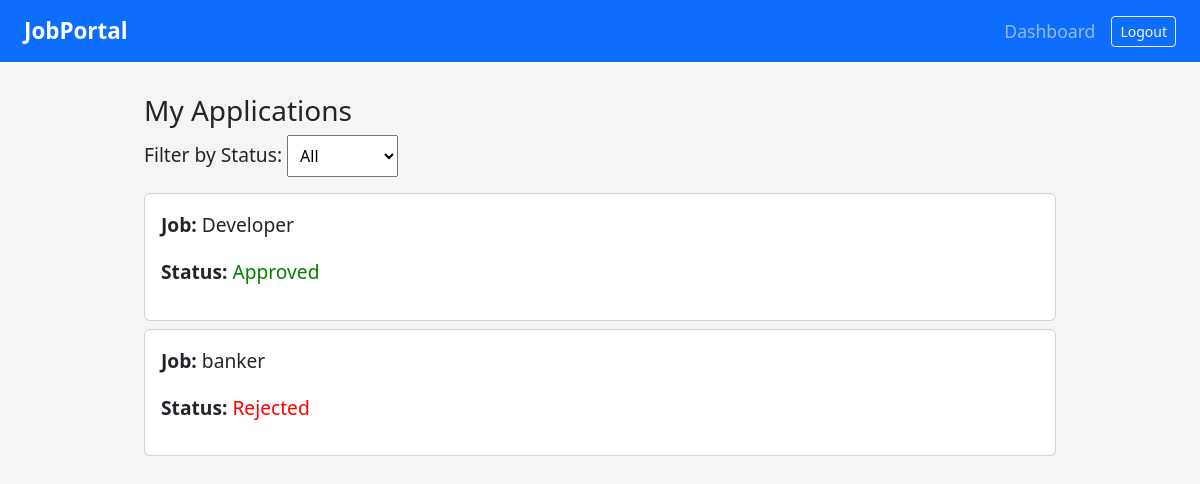
/jobs/my-applications/ (signed in), run on an earlier commit of the app's database.
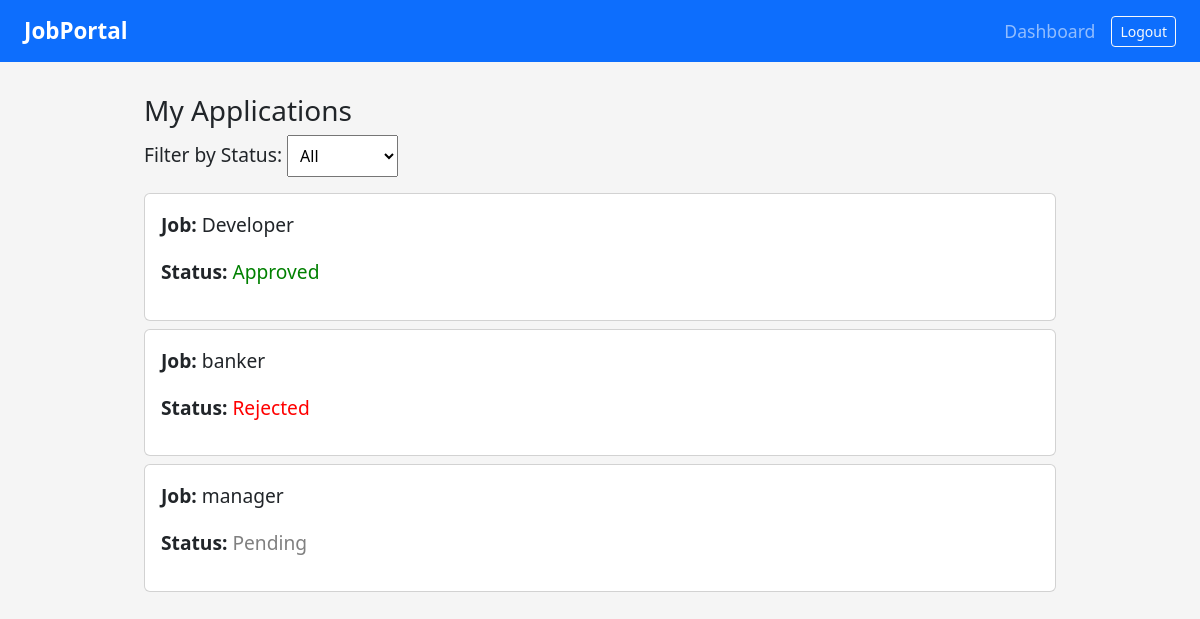
And on a later commit of the database.
### jobs/models.py (models this page shows, shortened)
class Application(models.Model):
    STATUS_CHOICES = [
        ('pending', 'Pending'),
        ('approved', 'Approved'),
        ('rejected', 'Rejected'),
    ]
    job = models.ForeignKey(Job, on_delete=models.CASCADE)
    applicant = models.ForeignKey(settings.AUTH_USER_MODEL, on_delete=models.CASCADE)
    resume = models.FileField(upload_to='resumes/')
    cover_letter = models.TextField()
    applied_at = models.DateTimeField(auto_now_add=True)
    status = models.CharField(max_length=10, choices=STATUS_CHOICES, default='pending')

class Job(models.Model):
    title = models.CharField(max_length=100)
    company_name = models.CharField(max_length=100)
    location = models.CharField(max_length=100)
    description = models.TextField()
    posted_by = models.ForeignKey(settings.AUTH_USER_MODEL, on_delete=models.CASCADE)
    created_at = models.DateTimeField(auto_now_add=True)

### jobs/views.py (the view)
# urls.py: path('my-applications/', views.my_applications, name='my_applications'),
@login_required
def my_applications(request):
    if request.user.role != 'applicant':
        return redirect('dashboard')
    status_filter = request.GET.get('status')
    applications = Application.objects.filter(applicant=request.user)
    if status_filter in ['pending', 'approved', 'rejected']:
        applications = applications.filter(status=status_filter)
    return render(request, 'jobs/my_applications.html', {
        'applications': applications,
        'status_filter': status_filter,
    })

### templates/jobs/my_applications.html (shortened to what this page needs)
{% extends 'base.html' %}
{% block content %}
<div class="container">
  <h3>My Applications</h3>
  <form method="get" class="mb-3">
    <label for="status">Filter by Status:</label>
    <select name="status" id="status" onchange="this.form.submit()">
      <option value="">All</option>
    </select>
  </form>
  {% for app in applications %}
    <div class="card my-2 p-3">
      <p><strong>Job:</strong> {{ app.job.title }}</p>
      <p><strong>Status:</strong>
        <span style="color: {% if app.status == 'approved' %}green{% elif app.status == 'rejected' %}red{% else %}gray{% endif %};">
          {{ app.get_status_display }}
        </span>
      </p>
    </div>
  {% empty %}
    <p>No applications found.</p>
  {% endfor %}
</div>
{% endblock %}

### templates/base.html (shortened to what this page needs)
{% load static %}
<!DOCTYPE html>
<html lang="en">
<head>
    <link href="https://cdn.jsdelivr.net/npm/bootstrap@5.3.0/dist/css/bootstrap.min.css" rel="stylesheet">
    <link href="{% static 'css/style.css' %}" rel="stylesheet">
</head>
<body>
    <nav class="navbar navbar-expand-lg navbar-dark bg-primary sticky-top px-4">
        <a class="navbar-brand" href="{% url 'dashboard' %}">JobPortal</a>
        <div class="collapse navbar-collapse" id="navbarNav">
            <ul class="navbar-nav ms-auto align-items-center">
                {% if user.is_authenticated %}
                    <li class="nav-item">
                        <a class="nav-link" href="{% url 'dashboard' %}">Dashboard</a>
                    </li>
                    <li class="nav-item">
                        <form method="POST" action="{% url 'logout' %}" class="d-inline">
                            <button type="submit" class="btn btn-sm btn-outline-light ms-2">Logout</button>
                        </form>
                    </li>
                {% endif %}
            </ul>
        </div>
    </nav>
    <div class="content">
        {% block content %}
        {% endblock %}
    </div>
</body>
</html>

### static/css/style.css (style rules this page uses)
body { font-size: 1.1rem; background-color: #f5f5f5; font-family: 'Segoe UI', sans-serif; font-size: 1.2rem; line-height: 1.6; margin: 0; padding: 0; }
form input, form textarea, form select { font-size: 1rem; padding: 0.5rem; }
button { font-size: 1.1rem; }
a { text-decoration: none; }
.navbar-brand { font-weight: 700; font-size: 1.4rem; }
.nav-link { font-size: 1.1rem; }
.content { padding: 2rem; width: 100%; max-width: 1000px; margin-left: auto; margin-right: auto; }

What changed in the data, as far as the page shows it:
added Application: job "manager", status "Pending"
